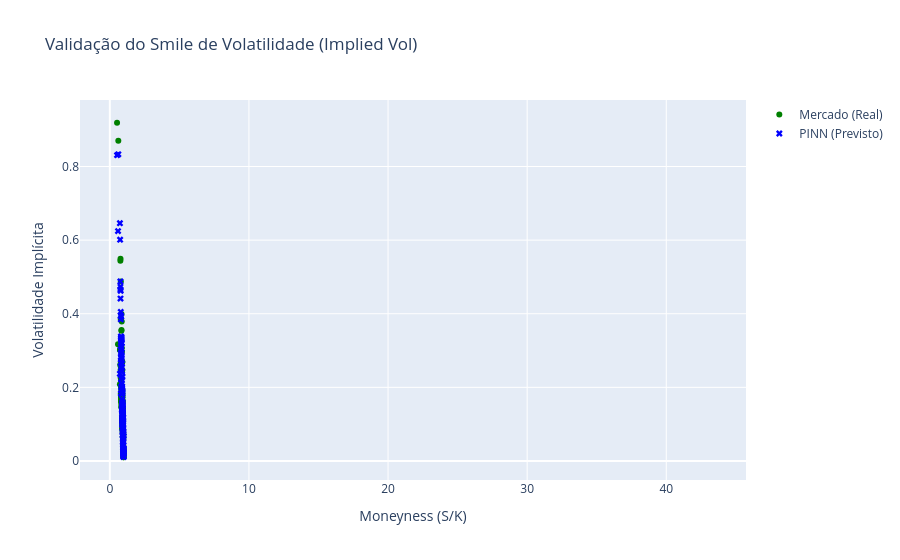

Here is the notebook cell this chart was saved with:
### Markdown cell above
## 5: O "Santo Graal" - Curva de Volatilidade Implícita (Smile)

### Code cell
# --- Função Helper: Inversão Black-Scholes (Newton-Raphson) ---
from scipy.optimize import brentq

def implied_vol_robust(price, S, K, T, r, type_='call'):
    """Cálculo robusto de Volatilidade Implícita (evita overflow)."""
    def bs_diff(sigma):
        # Implementação segura de BS
        try:
            d1 = (np.log(S / K) + (r + 0.5 * sigma ** 2) * T) / (sigma * np.sqrt(T))
            d2 = d1 - sigma * np.sqrt(T)
            if type_ == 'call':
                bs_price = S * norm.cdf(d1) - K * np.exp(-r * T) * norm.cdf(d2)
            else:
                bs_price = K * np.exp(-r * T) * norm.cdf(-d2) - S * norm.cdf(-d1)
            return bs_price - price
        except:
            return -price # Retorna erro se der overflow

    try:
        # Busca raiz entre 1% e 500% de volatilidade
        return brentq(bs_diff, 0.01, 5.0)
    except:
        return np.nan # Falha graciosa

# --- Aplicação no Dataset ---
print("Calculando Volatilidade Implícita (Isso pode demorar um pouco)...")

# Filtrar fatia representativa para o plot (ex: T entre 20 e 60 dias)
# Usamos uma amostra para ser rápido
sample_df = df_results[(df_results['T'] > 0.08) & (df_results['T'] < 0.25)].copy()
sample_df = sample_df.sample(n=min(500, len(sample_df))) # 500 pontos para o gráfico ficar limpo

# Calcular IV para Mercado e para PINN
# Assumimos taxa livre de risco r=0.10 (ajuste conforme seu dataset se tiver a coluna 'r')
r_val = 0.10 
sample_df['IV_Market'] = sample_df.apply(lambda x: implied_vol_robust(x['Price_Real'], x['S'], x['K'], x['T'], r_val), axis=1)
sample_df['IV_PINN'] = sample_df.apply(lambda x: implied_vol_robust(x['Price_Pred'], x['S'], x['K'], x['T'], r_val), axis=1)

# Plotar o Smile
fig_smile = go.Figure()
fig_smile.add_trace(go.Scatter(x=sample_df['Moneyness'], y=sample_df['IV_Market'], mode='markers', name='Mercado (Real)', marker=dict(color='green', size=6)))
fig_smile.add_trace(go.Scatter(x=sample_df['Moneyness'], y=sample_df['IV_PINN'], mode='markers', name='PINN (Previsto)', marker=dict(color='blue', symbol='x', size=6)))

fig_smile.update_layout(
    title="Validação do Smile de Volatilidade (Implied Vol)",
    xaxis_title="Moneyness (S/K)",
    yaxis_title="Volatilidade Implícita",
    hovermode="closest"
)
fig_smile.show()

### Figure 1 — Plotly figure (JSON) as saved in the notebook; plotly's stock layout.template omitted (floating-point values rounded to 4 significant figures; data arrays with more than 128 entries replaced by an {"elided": "..."} marker saying what was removed)
{"data": [{"marker": {"color": "green", "size": 6}, "mode": "markers", "name": "Mercado (Real)", "type": "scatter", "x": {"elided": "500 float values"}, "y": {"elided": "500 float values"}}, {"marker": {"color": "blue", "size": 6, "symbol": "x"}, "mode": "markers", "name": "PINN (Previsto)", "type": "scatter", "x": {"elided": "500 float values"}, "y": {"elided": "500 float values"}}], "layout": {"hovermode": "closest", "title": {"text": "Validação do Smile de Volatilidade (Implied Vol)"}, "xaxis": {"title": {"text": "Moneyness (S/K)"}}, "yaxis": {"title": {"text": "Volatilidade Implícita"}}}}
